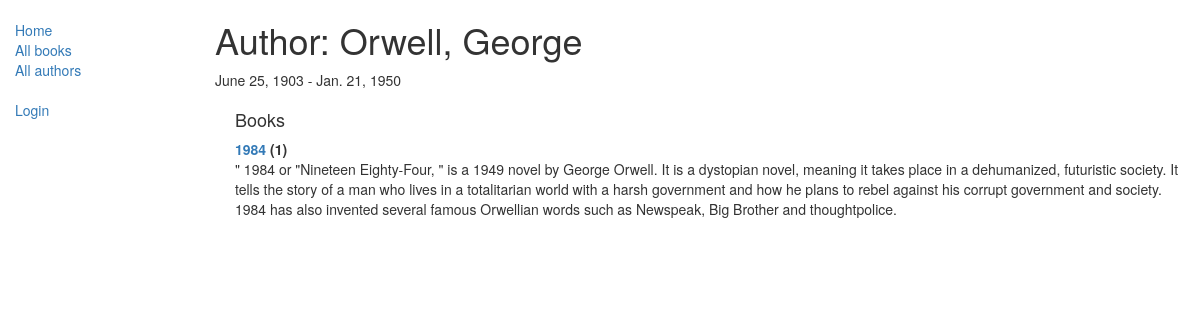
Screenshot of /catalog/author/6 with the database file from the repository.
### catalog/models.py (models this page shows, shortened)
class Author(models.Model):
    first_name = models.CharField(max_length=100)
    last_name = models.CharField(max_length=100)
    date_of_birth = models.DateField(null=True, blank=True)
    date_of_death = models.DateField('died', null=True, blank=True)
    class Meta:
        ordering = ['last_name', 'first_name']
    def __str__(self):
        return '{0}, {1}'.format(self.last_name, self.first_name)

class Book(models.Model):
    title = models.CharField(max_length=200)
    author = models.ForeignKey('Author', on_delete=models.SET_NULL, null=True)
    summary = models.TextField(max_length=1000, help_text="Enter a brief description of the book")
    isbn = models.CharField('ISBN', max_length=13,
                            unique=True,
                            help_text='13 Character <a href="https://www.isbn-international.org/content/what-isbn'
                                      '">ISBN number</a>')
    genre = models.ManyToManyField(Genre, help_text="Select a genre for this book")
    language = models.ForeignKey('Language', on_delete=models.SET_NULL, null=True)
    class Meta:
        ordering = ['title', 'author']
    def display_genre(self):
        return ', '.join([genre.name for genre in self.genre.all()[:3]])
    display_genre.short_description = 'Genre'
    def __str__(self):
        return self.title

### catalog/views.py (the view)
# urls.py: re_path(r'^author/(?P<pk>\d+)$', views.AuthorDetailView.as_view(), name='author-detail'),
class AuthorDetailView(generic.DetailView):
    model = Author

### catalog/templates/catalog/author_detail.html
{% extends "base_generic.html" %}
{% block content %}
<h1>Author: {{ author }} </h1>
<p>{{author.date_of_birth}} - {% if author.date_of_death %}{{author.date_of_death}}{% endif %}</p>
<div style="margin-left:20px;margin-top:20px">
<h4>Books</h4>
<dl>
{% for book in author.book_set.all %}
  <dt><a href="{% url 'book-detail' book.pk %}">{{book}}</a> ({{book.bookinstance_set.all.count}})</dt>
  <dd>{{book.summary}}</dd>
{% endfor %}
</dl>
</div>
{% endblock %}

### rows the page displays
Author: last_name+first_name "Orwell, George", date_of_birth "June 25, 1903", date_of_death "Jan. 21, 1950"
Book: title "1984", bookinstance_set.all.count "1", summary "\" 1984 or \"Nineteen Eighty-Four, \" is a 1949 novel by George Orwell. It is a dystopian novel, meaning it takes place in a dehumanized, futuristic society. It tells the story of a man who lives in a totalitarian world with a harsh government and how he plans to rebel against his corrupt government and society. 1984 has also invented several famous Orwellian words such as Newspeak, Big Brother and thoughtpolice."
